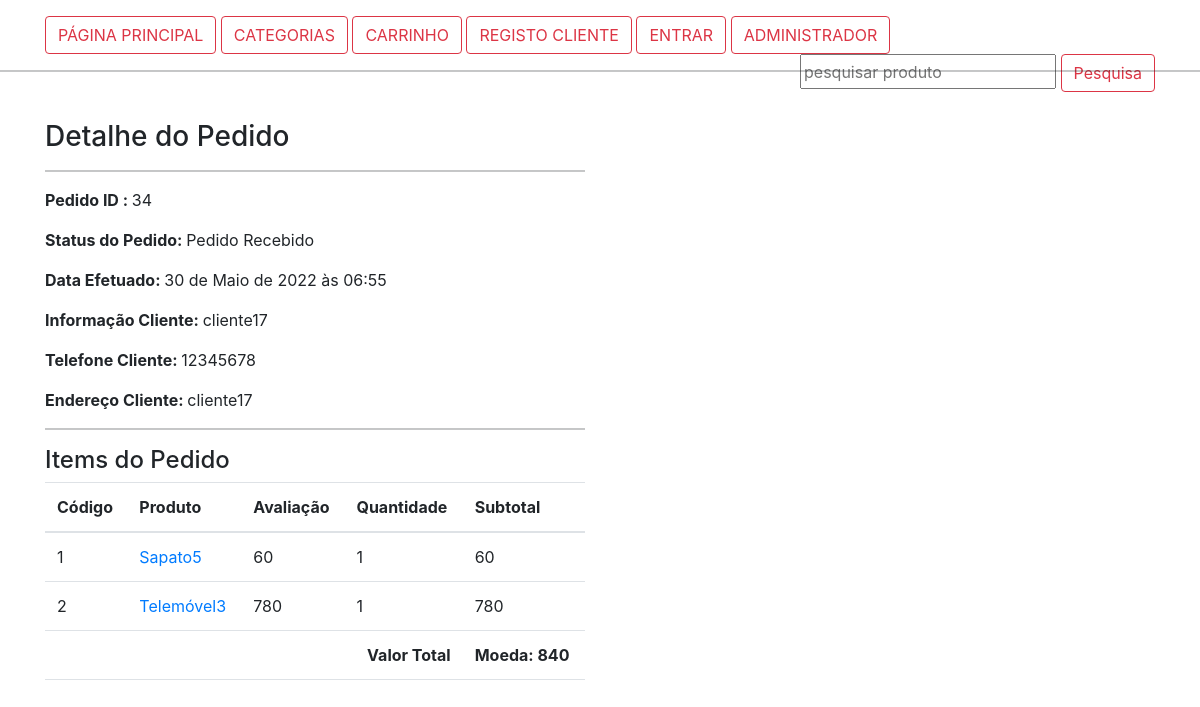
Screenshot of /perfil/pedido-34/ with the database file from the repository.
### lojaapp/models.py (models this page shows, shortened)
class Pedido_order(models.Model):
     carro = models.OneToOneField(Carro,on_delete=models.CASCADE)
     ordenado_por = models.CharField(max_length=200)
     endereco_envio = models.CharField(max_length=200)
     telefone =models.CharField(max_length=10)
     email = models.EmailField(null=True,blank=True)
     subtotal = models.PositiveIntegerField()
     desconto = models.PositiveIntegerField()
     total = models.PositiveIntegerField()
     pedido_status = models.CharField(max_length=50,choices=PEDIDO_STATUS)
     criado_em = models.DateTimeField(auto_now_add=True)
     pagamento_method = models.CharField(max_length=20,choices=METHOD, default="Dinheiro Entrega")
     pagamento_completo = models.BooleanField(max_length=20, default=False, null = True, blank=True)

class CarroProduto(models.Model):
     carro = models.ForeignKey(Carro,on_delete=models.CASCADE)
     produto = models.ForeignKey(Produto, on_delete=models.CASCADE)
     avaliacao = models.PositiveIntegerField()
     quantidade = models.PositiveIntegerField()
     subtotal = models.PositiveIntegerField()

class Produto(models.Model):
    titulo = models.CharField(max_length=200)
    slug = models.SlugField(unique=True)
    categoria = models.ForeignKey(Categoria, on_delete=models.CASCADE)
    image = models.ImageField(upload_to='produtos')
    preco_mercado = models.PositiveIntegerField()
    venda =models.PositiveSmallIntegerField()
    descricao = models.TextField()
    garantia = models.CharField(max_length=600,null=True,blank=True)
    return_devolucao = models.CharField(max_length=300,null=True,blank=True)
    visualizacao = models.PositiveIntegerField(default=0)

### lojaapp/views.py (the view, shortened to what this page needs)
# urls.py: path("perfil/pedido-<int:pk>/",ClientePedidoDetalheView.as_view(), name="clientepedidodetalhe"),
class ClientePedidoDetalheView(DetailView):
   template_name =  "clientepedidodetalhe.html"
   model = Pedido_order
   context_object_name ="pedido_obj"
   def dispatch(self,request,*args,**kwargs):
         return super().dispatch(request, *args, **kwargs)

### templates/clientepedidodetalhe.html (shortened to what this page needs)
{% extends "base.html" %}
{% load humanize %}
{% block content%}
<div class="container mt-5">
  <div  class="row">
        <div class="col-md-6">
            <h3>Detalhe do Pedido</h3>
            <hr>
            <p> <span class="font-weight-bold">Pedido ID : </span>{{pedido_obj.id}}</p>
            <p> <span class="font-weight-bold">Status do Pedido: </span>{{pedido_obj.pedido_status}}</p>
            <p> <span class="font-weight-bold">Data Efetuado: </span>{{pedido_obj.criado_em}}</p>
            <p> <span class="font-weight-bold">Informação Cliente: </span>{{pedido_obj.ordenado_por}}</p>
            <p> <span class="font-weight-bold">Telefone Cliente: </span>{{pedido_obj.telefone}}</p>
            <p> <span class="font-weight-bold">Endereço Cliente: </span>{{pedido_obj.endereco_envio}}</p>
            <hr>
            <h4> Items do Pedido</h4>
            <table class="table">
                <thead>
                        <tr>
                            <th>Código</th>
                            <th>Produto</th>
                            <th>Avaliação</th>
                            <th>Quantidade</th>
                            <th>Subtotal</th>
                        </tr>
                </thead>
                    <tbody>
                        {% for cp in pedido_obj.carro.carroproduto_set.all %}
                            <tr>
                                <td>{{forloop.counter}}</td>
                                <td> <a target="blank" href=" {% url 'lojaapp:produtodetalhe' cp.produto.slug %}">{{cp.produto.titulo}}{{cp.produto.id}}</a></td>
                                <td>{{cp.avaliacao}}</td>
                                <td>{{cp.quantidade}}</td>
                                <td>{{cp.subtotal}}</td>
                            </tr>
                        {% endfor %}
                        <tr>
                            <th colspan="4" class="text-right">Valor Total</th>
                            <th>Moeda: {{pedido_obj.total|intcomma}}</th>
                        </tr>
                    </tbody>
            </table>
        </div>
    </div>
</div>
{% endblock %}

### rows the page displays
Pedido_order: id "34", pedido_status "Pedido Recebido", criado_em "30 de Maio de 2022 às 06:55", ordenado_por "cliente17", telefone "12345678", endereco_envio "cliente17", total "840"
CarroProduto: produto.titulo "Sapato", produto.id "5", avaliacao "60", quantidade "1", subtotal "60"
CarroProduto: produto.titulo "Telemóvel", produto.id "3", avaliacao "780", quantidade "1", subtotal "780"
